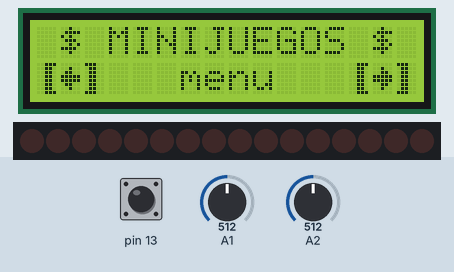
Bench run of a sketch on a simulated Arduino Uno, built with avr-gcc and run on an emulated ATmega328P. On the bench: 16×2 character LCD, 16 shift-register outputs drawn as a row of LEDs (first output left, lit = HIGH). The test bench sets the inputs (shaded band); at power-on: A1 = 512, pin 13 HIGH, A2 = 512. What the sketch prints to the serial monitor is not drawn.

Above: at 1.2 s.
1.3 s: A1 set to 313
2.8 s: A1 set to 291
At 2.96 s:
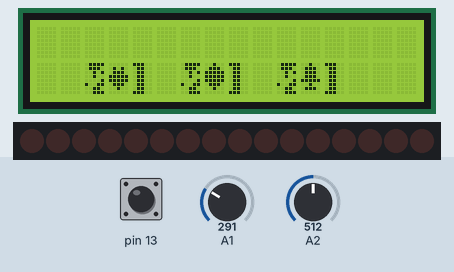
5.5 s: pin 13 pulled LOW for 1 s
At 6.8 s:
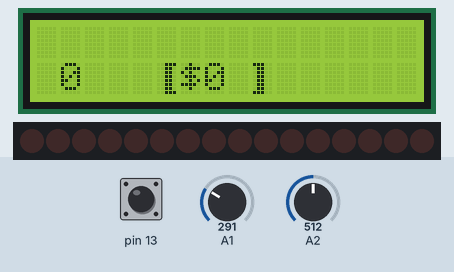
8.0 s: pin 13 pulled LOW for 0.15 s
At 8.8 s:
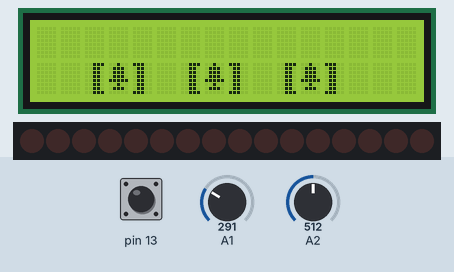
11.1 s: pin 13 driven LOW
12.6 s: A2 set to 211
14.6 s: A2 set to 185
At 15.25 s:
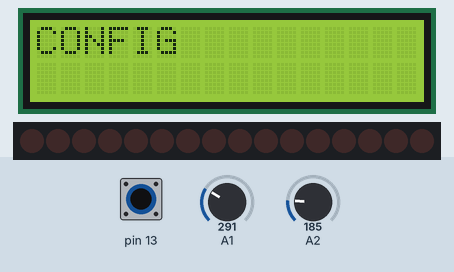
Timing chart, 0 to 17.6 s (numbered marks = the images above; inputs shaded):
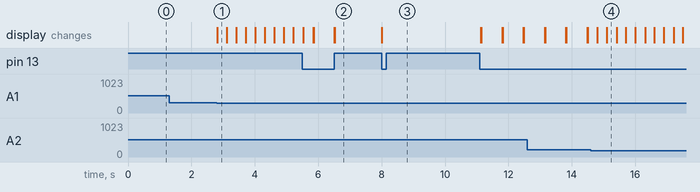

Measured:
- the behaviour switches between 301 and 300 on A1 (found by bisection; images 0 and 1)
- the behaviour switches between 201 and 200 on A2 (found by bisection; images 3 and 4)
- after the input at 1.3 s, every drawn part: stays the same
- after the input at 2.8 s, the display: changes at once (image 1)
- after the input at 5.5 s, the display: first changes at once (image 2 shows a later state)
- after the input at 8.0 s, the display: changes at once (image 3)
- after the input at 14.6 s, the display: first changes after 0.20 s (image 4 shows a later state)

The sketch:

MaquinaDeApuestas.ino
```cpp
/**
* @file MaquinaDeApuestas.ino
* @author ELC/ELchinomandaron
* @brief Sistema de maquina de apuestas basada en FSM(Finite State Machine) y un Game loop
* @version 0.2.0-poc
* @date 2026-06-25
**/

#include <LiquidCrystal.h>

#include "Config.h"

#include "custom_chars.h"
#include "resources_pack.h"

#include "Game.h"
#include "BetState.h"
#include "Tragamonedas.h"
#include "Blackjack.h"
#include "Buildnumber.h"

MachineStates currentState; ///< Estado actual de la FSM
MachineStates lastState;    ///< Ultimo estado de la FSM

Minigames currentGame;      ///< Juego actual

Joystick joystick;          ///< Struct que maneja el Joystick analogico HW-504

/// instancias de los juegos disponibles
Tragamonedas tragamonedas;
Blackjack blackJack;
Buildnumber buildNumber;

Game* games[] = {
  &tragamonedas,
  &blackJack,
  &buildNumber
};

const size_t GAMES = sizeof(games) / sizeof(games[0]); ///< Cardinalidad de games[]
uint8_t currentSelectGame;    ///< Juego actual seleccionado

int8_t currentMenuScreen = -1;    ///< Pantalla actual en el menu
int8_t lastMenuScreen = -2;

unsigned long lastScroll = 0;
const int scrollSpeed = 300;

int globalMoney;

int betMoney;     ///< Dinero de apuesta
int betIncrement; ///< Incremento de la apuesta
int betMin;       ///< Minima apuesta
int betMax;       ///< Maxima apuesta

BetState bet;     ///< Clase que controla el estado de mannipular la apuesta

// RS, E, D4, D5, D6, D7
LiquidCrystal display(12, 11, 5, 4, 3, 2);

byte dataCI1 = 0; ///< Bits en el primer CI SN74HC595
byte dataCI2 = 0; ///< Bits en el segundo CI SN74HC595

/**
* @brief Configuracion inicial del Hardware y del monitor Serial
* ademas inicializa los valores de la maquina
*/
void setup() {
  Serial.begin(9600);
  display.begin(16, 2);
  pinMode(CLOCK, OUTPUT);
  pinMode(DATA, OUTPUT);
  pinMode(LATCH, OUTPUT);

  resetCI(3);
  display.clear();

  pinMode(13, INPUT_PULLUP);

  currentState = MENU;
  lastState = LOST;

  currentGame = NOT_IN_GAME;
  currentSelectGame = 0;

  currentMenuScreen = -1;

  globalMoney = 1000;

  betMoney = 100;
  betIncrement = 100;
  betMin = 0;
  betMax = 10000;

  initMenuScreen();
}

/**
* @brief Gestiona el ciclo de vida de la maquina. Se encarga de actualizar el valor del input del joystick y
* el update() e init() de los estados de la FSM
*/
void loop() {
  joystick.update();

  if (currentState != lastState) {
    switch (currentState) {
      case MENU:
        initMenuScreen();
        break;
      case CONFIG:
        initConfigScreen();
        break;
      case TUTORIAL:
        initTutorialScreen();
        break;
      case IN_GAME:
        initGame();
        break;
    }
    lastState = currentState;
  }

  switch (currentState) {
    case MENU:
      updateChannels();
      break;
    case CONFIG:
      updateChannels();
      break;
    case TUTORIAL:
      updateChannels();
      break;
    case IN_GAME:
      updateGame();
      break;
  }
}

/**
* @brief Inicializa el juego corresponidente segun el valor en currentSelectGame
*/
void initGame() {
  games[currentSelectGame]->init(display);
}

/**
* @brief Actualiza el juego correspondiente segun el valor en currentSelectGame
*/
void updateGame() {
  games[currentSelectGame]->update(display, joystick);
}

/**
* @brief Actualiza el registro de 8 bits del CI 74HC595
*
* @param data Es el nuevo valor de 8 bits que tomara el CI 74HC595
* @param ciID Es el CI que se actualizara con el valor de data, 1 hace referencia al primero y 2 hace referencia
* el CI que recibe el pin Q7´
**/
void updateCI(byte data, uint8_t ciID) {
  if (ciID == 1) {
    dataCI1 = data;
  } else if (ciID == 2) {
    dataCI2 = data;
  } else {
    Serial.print("Excepcion en updateCI(); Argumento Invalido, no se encontro el id ");
    Serial.print(ciID);
    Serial.print(". Valores validos 1, 2");
    return;
  }

  digitalWrite(LATCH, LOW);
  shiftOut(DATA, CLOCK, LSBFIRST, dataCI2);
  shiftOut(DATA, CLOCK, LSBFIRST, dataCI1);
  digitalWrite(LATCH, HIGH);
}

/**
* @brief Borra el registro de 8 bits del CI 74HC595
*
* @param ciID es el CI que se borara su registro, 1 hace referencia al primero y 2 hace referencia
* el CI que recibe el pin Q7´ y 3 hace referencia a los dos
**/
void resetCI(uint8_t ciID) {
  if (ciID == 1) {
    dataCI1 = 0b00000000;
  } else if (ciID == 2) {
    dataCI2 = 0b00000000;
  } else if (ciID == 3) {
    dataCI1 = 0b00000000;
    dataCI2 = 0b00000000;
  } else {
    Serial.print("Excepcion en resetCI(); Argumento Invalido, no se encontro el id ");
    Serial.print(ciID);
    Serial.print(". Valores validos 1, 2, 3");
    return;
  }
  digitalWrite(LATCH, LOW);
  shiftOut(DATA, CLOCK, LSBFIRST, dataCI2);
  shiftOut(DATA, CLOCK, LSBFIRST, dataCI1);
  digitalWrite(LATCH, HIGH);
}

/**
* @brief Crea caracteres personalizados para el LCD
*
* @param icons es un array que contiene a la vez los arrays de los iconos personalizados que se agregaran a la pantalla LCD
* @param amount se pide la cardinalidad del bucle for para saber cuando parar de usar LiquidCrystal.createChar
*
*/
void uploadResourcePack(byte* icons[], uint8_t amount) {
  display.clear();
  for(uint8_t i = 0; i < amount; i++) {
    display.createChar(i, (uint8_t*)icons[i]);
  }
}

/**
* @brief Inicializa en el display la pantalla de Menu
*/
void initMenuScreen() {
  // draw
  display.clear();
  uploadResourcePack(
    menuSrcPack,
    MENU_PACKSIZE
  );

  display.setCursor(1, 0);
  display.write(byte(0));
  display.print(" MINIJUEGOS ");
  display.write(byte(0));

  display.setCursor(0, 1);
  display.write(byte(1));
  display.write(byte(4));
  display.write(byte(2));

  display.setCursor(13, 1);
  display.write(byte(1));
  display.write(byte(3));
  display.write(byte(2));

  display.setCursor(6, 1);
  display.print("menu");
}

/**
* @brief Actualiza la logica del menu
*/
void updateMenu() {
  unsigned long currentTime = millis();
  bool isMove = false;

  //delay
  if(currentTime - lastScroll < scrollSpeed) return;

  // y
  if (joystick.up()) {
    lastScroll = currentTime;
    currentState = TUTORIAL;
    Serial.println("Canal tutorial");
    return;
  }
  if (joystick.down()) {
    lastScroll = currentTime;
    currentState = CONFIG;
    Serial.print("Canal CONFIG");
    return;
  }
  // X
  if (joystick.right()) {
    lastScroll = currentTime;
    Serial.println("RECORRIENDO DERECHA TEST");
    currentMenuScreen++;
    if (currentMenuScreen >= GAMES) currentMenuScreen = -1;
    isMove = true;
  }
  if (joystick.left()) {
    lastScroll = currentTime;
    Serial.println("RECORRIENDO IZQUIERDA TEST");
    currentMenuScreen--;
    if (currentMenuScreen < -1) currentMenuScreen = GAMES - 1;
    isMove = true;
  }
  // button
  if (joystick.pressed()) {
    lastScroll = currentTime;
    if (currentMenuScreen == -1) {
      Serial.print("MENU");
      return;
    }
    Serial.println("OTRO");
    currentState = IN_GAME;
    currentSelectGame = currentMenuScreen;
    currentMenuScreen = -1;
  }

  if(isMove && currentMenuScreen != lastMenuScreen) {
    if(currentMenuScreen == -1) {
      initMenuScreen();
      return;
    } else {
      if(currentMenuScreen >= 0 && currentMenuScreen < GAMES) {
        games[currentMenuScreen]->initScreen(display);
      }
    }
  lastMenuScreen = currentMenuScreen;
  }

}

/**
* @brief Inicializa en el display la pantalla de Config
*/
void initConfigScreen() {
  display.clear();
  display.setCursor(0, 0);
  display.print("CONFIG");
}

/**
* @brief Actualiza la logica de Config
*/
void updateConfig() {
  unsigned long currentTime = millis();
  // delay
  if(currentTime - lastScroll < scrollSpeed) return;

  if (joystick.up()) {
    lastScroll = currentTime;
    currentState = MENU;
    Serial.println("channel: MENU");
    return;
  }
  if (joystick.down()) {
    lastScroll = currentTime;
    currentState = TUTORIAL;
    Serial.println("channel: TUTORIAL");
    return;
  }
  if (joystick.pressed()) {
    lastScroll = currentTime;
    Serial.println("IN CONFIG");
  }
}

/**
* @brief Inicializa en el display la pantalla de Tutorial
*/
void initTutorialScreen() {
  display.clear();
  display.setCursor(0, 0);
  display.print("TUTORIAL");

  Serial.print("INIT TUTORIAL TEST");
}

/**
* @brief Actualiza la logica de Tutorial
*/
void updateTutorial() {
  unsigned long currentTime = millis();

  // delay
  if(currentTime - lastScroll < scrollSpeed) return;

  if (joystick.up()) {
    lastScroll = currentTime;
    currentState = CONFIG;
    Serial.println("channel: CONFIG");
    return;
  }
  if (joystick.down()) {
    lastScroll = currentTime;
    currentState = MENU;
    Serial.println("channel: MENU");
    return;
  }
  if (joystick.pressed()) {
    lastScroll = currentTime;
    Serial.println("TEST TUTORIAL");
  }
}

/**
* @brief Enrutador que simplifica la actualizacion de los canales
*/
void updateChannels() {
  switch (currentState) {
    case MENU:
      updateMenu();
    break;
    case CONFIG:
      updateConfig();
    break;
    case TUTORIAL:
      updateTutorial();
    break;
  }
}

/**
* @brief Centra un texto entre 16 espacios, para centrar textos en la pantalla LCD
*
* @param text el texto que se retornara centrado entre 16 espacios
* @return String, la variable text centrada
*/
String centerText(String text) {
  if(text.length() > 16) {
    return "IncompatibleText";
  }
  uint8_t spaces = (16 - text.length()) / 2;
  String centeredText = "";
  for(int i = 0; i < spaces; i++) {
    centeredText += " ";
  }
  centeredText += text;
  return centeredText;
}
```

BetState.h
```cpp
#ifndef BETSTATE_H
#define BETSTATE_H

#include <Arduino.h>
#include <LiquidCrystal.h>

#include "Game.h"
#include "custom_chars.h"

#include "Config.h"

void initGame();

const byte* const bsResourcePack[] PROGMEM = {
  FRAME_RIGHT,
  FRAME_LEFT,
  DOLLAR_SIMBOL
};

class BetState : public Game {

  private:
    unsigned long timeBS;
    unsigned long timeButton;

  public:
    bool isDeclared;
    uint8_t increment;
    BetState() : Game(
      "apuesta",
      (const byte**)bsResourcePack,
      sizeof(bsResourcePack) / sizeof(bsResourcePack[0]),
      betMoney
    ),
    isDeclared(false),
    increment(betIncrement),
    timeBS(0),
    timeButton(0)
  {}

  void initScreen(LiquidCrystal &display) override {
    // unusable
  }

  void init(LiquidCrystal &display) override {
    timeBS = 0;
    timeButton = 0;

    display.clear();
    uploadGameResourcePack(display);

    gameScreenTemplate(display, this->name);

    display.setCursor(1, 1);
    display.print(betMin);
    display.setCursor(5, 1);
    display.write(byte(0));
    display.write(byte(2));
    display.print(betMoney);
    display.setCursor(9, 1);
    display.write(byte(1));
    display.setCursor(11, 1);
  }

  void update(LiquidCrystal &display, Joystick &joystick) override {
    unsigned long currentTime = millis();

    if (joystick.pressed()) {
      this->isDeclared = true;
      if(currentTime - timeButton >= 300) {
        timeButton = currentTime;
        initGame();
        return;
      }
    }
    if(currentTime - timeBS >= 1000) {
      timeBS = currentTime;
      Serial.print("BSTATE");
    }
  }

};

#endif
```

Blackjack.h
```cpp
#ifndef TMGAME_H
#define TMGAME_H

#include <Arduino.h>
#include <LiquidCrystal.h>

#include "Game.h"
#include "custom_chars.h"

#include "Config.h"

const byte* const bjResourcePack[] PROGMEM = {
  FRAME_RIGHT,
  FRAME_LEFT,
};

class Blackjack : public Game {

  private:
    int playPrice;
    bool isPlay;
    unsigned long timeBJ;
    unsigned long timeButton;

  public:
    Blackjack() : Game(
      "BlackJack",
      (const byte**)bjResourcePack,
      2,
      betMoney
    ),
    playPrice(1000),
    isPlay(true),
    timeBJ(0),
    timeButton(0)
  {}

  void initScreen(LiquidCrystal &display) override {
    display.clear();
    uploadGameResourcePack(display);

    display.setCursor(0, 0);
    gameScreenTemplate(display, this->name);
    display.setCursor(0, 1);
    display.write(byte(0));
    display.write(byte(1));
  }

  void init(LiquidCrystal &display) override {
    timeBJ = millis();
    timeButton = millis();

    display.clear();
    uploadGameResourcePack(display);

    display.setCursor(0, 0);
    display.print("Blackjack init 7");
  }

  void update(LiquidCrystal &display, Joystick &joystick) override {
    unsigned long currentTime = millis();

    if(currentTime - timeBJ >= 1000) {
      timeBJ = currentTime;
      Serial.print("BJ");
    }

    if (joystick.pressed()) {
      if(currentTime - timeButton >= 300) {
        timeButton = currentTime;
        Serial.print(" \n BLACKJACK PASSED");
        currentState = MENU;
        currentGame = NOT_IN_GAME;
      }
    }
  }

};

#endif
```

Buildnumber.h
```cpp
#ifndef BUILDNUMBER_H
#define BUILDNUMBER_H

#include <Arduino.h>
#include <LiquidCrystal.h>

#include "Game.h"
#include "custom_chars.h"

#include "Config.h"

const byte* const bnResourcePack[] PROGMEM = {
  FRAME_RIGHT,
  FRAME_LEFT
};

class Buildnumber : public Game {

  private:
    int playPrice;
    bool isPlay;
    unsigned long timeBN;
    unsigned long timeButton;

  public:
    Buildnumber() : Game(
      "BuildNumber",
      (const byte**)bnResourcePack,
      2,
      betMoney
    ),
    playPrice(1000),
    isPlay(true),
    timeBN(0),
    timeButton(0)
  {}

  void initScreen(LiquidCrystal &display) override {
    display.clear();
    uploadGameResourcePack(display);

    display.setCursor(0, 0);
    gameScreenTemplate(display, this->name);
    display.setCursor(0, 1);
    display.write(byte(0));
    display.write(byte(1));
  }

  void init(LiquidCrystal &display) override {
    timeBN = millis();
    timeButton = millis();

    display.clear();
    uploadGameResourcePack(display);

    display.setCursor(0, 0);
    display.print("BUildNumber init");
  }

  void update(LiquidCrystal &display, Joystick &joystick) override {
    unsigned long currentTime = millis();

    if(currentTime - timeBN >= 1000){
      timeBN = currentTime;
      Serial.print("BM");
    }

    if (joystick.pressed()) {
      if(currentTime - timeButton >= 300) {
        timeButton = currentTime;
        Serial.print(" \n BUILDNUMBER PASS");
        currentState = MENU;
        currentGame = NOT_IN_GAME;
      }
    }
  }

};

#endif
```

Game.h
```cpp
#ifndef GAME_H
#define GAME_H

#include <Arduino.h>
#include <LiquidCrystal.h>

#include "Config.h"

extern int betMoney;
extern int globalMoney;

enum MachineStates;
enum Minigames;

extern MachineStates currentState;
extern Minigames currentGame;

extern int8_t currentMenuScreen;

String centerText(String text);

struct Joystick;
extern Joystick joystick;

class Game;
extern Game* games[];

class Game {
  protected:
    String name;
    const byte** resourcePack;
    uint8_t packSize;
    int betMoney;

  public:
    Game(String name, const byte** resourcePack, uint8_t packSize, int betMoney)
    : name(name), resourcePack(resourcePack), packSize(packSize), betMoney(betMoney) {}

  void uploadGameResourcePack(LiquidCrystal &display) {
      for(uint8_t i = 0; i < packSize; i++) {
        // pgm_read_ptr es necesario para leer las direcciones desde la memoria Flash
        byte* iconAddress = (byte*)pgm_read_ptr(&(resourcePack[i]));
        display.createChar(i, (uint8_t*)iconAddress);
      }
    }

  void gameScreenTemplate(
    LiquidCrystal &display, String title,
    bool icon = false, byte iconByte = 0) {
    display.print(centerText(title));
    if(icon) {
      display.write(byte(iconByte));
    }
  }

    virtual void initScreen(LiquidCrystal &display) = 0;
    virtual void init(LiquidCrystal &display) = 0;
    virtual void update(LiquidCrystal &display, Joystick &joystick) = 0;

    virtual ~Game() {}
};

#endif
```

Tragamonedas.h
```cpp
#ifndef TRAGAMONEDAS_H
#define TRAGAMONEDAS_H

#include <Arduino.h>
#include <LiquidCrystal.h>

#include "Game.h"
#include "custom_chars.h"

#include "BetState.h"

#include "Config.h"

const byte* const tmResourcePack[] PROGMEM = {
  FRAME_RIGHT,
  FRAME_LEFT,
  HEART,
  DIAMOND,
  BELL,
  DOLLAR_SIMBOL,
  CHERRY
};

class Tragamonedas : public Game {

  private:
    int playPrice;
    bool isPlay;
    unsigned long timeTM;
    unsigned long timeButton;

  public:
    Tragamonedas()
    : Game(
      "Tragamonedas",
      (const byte**)tmResourcePack,
      7,
      betMoney
    ),
    playPrice(1000),
    isPlay(true),
    timeTM(0),
    timeButton(1000)
  {}

  void initScreen(LiquidCrystal &display) override {
    display.clear();
    uploadGameResourcePack(display);

    gameScreenTemplate(display, this->name);

    display.setCursor(2, 1);
    display.write(byte(0));
    display.write(byte(2));
    display.write(byte(1));
    display.print(" ");
    display.write(byte(0));
    display.write(byte(3));
    display.write(byte(1));
    display.print(" ");
    display.write(byte(0));
    display.write(byte(4));
    display.write(byte(1));
  }

  void init(LiquidCrystal &display) override {
    timeTM = millis();
    timeButton = millis();

    if(!bet.isDeclared) {
      bet.init(display);
      return;
    }

    uploadGameResourcePack(display);
    display.clear();

    display.setCursor(2, 1);
    display.write(byte(0));
    display.write(byte(4));
    display.write(byte(1));
    display.print(" ");
    display.write(byte(0));
    display.write(byte(4));
    display.write(byte(1));
    display.print(" ");
    display.write(byte(0));
    display.write(byte(4));
    display.write(byte(1));
  }

  void update(LiquidCrystal &display, Joystick &joystick) override {
    unsigned long currentTime = millis();

    if(!bet.isDeclared) {
      bet.update(display, joystick);
      return;
    }

    if(currentTime - timeTM >= 1000){
      timeTM = currentTime;
      Serial.print("TM");
    }

    if (joystick.pressed()) {
      if(currentTime - timeButton >= 300){
        Serial.print(" \n TEST PASSED");
        bet.isDeclared = false;
        currentState = MENU;
        currentGame = NOT_IN_GAME;
      }
    }
  }

};

#endif
```

resources_pack.h
```cpp
#ifndef RESOURCES_PACK_H
#define RESOURCES_PACK_H

#include "custom_chars.h";

const byte* menuSrcPack[] = {
  DOLLAR_SIMBOL,
  FRAME_RIGHT,
  FRAME_LEFT,
  ARROW_RIGHT,
  ARROW_LEFT
};
const uint8_t MENU_PACKSIZE = 5;

const byte* configSrcPack[] = {
  FRAME_RIGHT,
  FRAME_LEFT,
};

const byte* tutorialSrcPack[] = {
  FRAME_RIGHT,
  FRAME_LEFT,
};

#endif
```

Source omitted: custom_chars.h (1847 bytes), Config.h (853 bytes)
